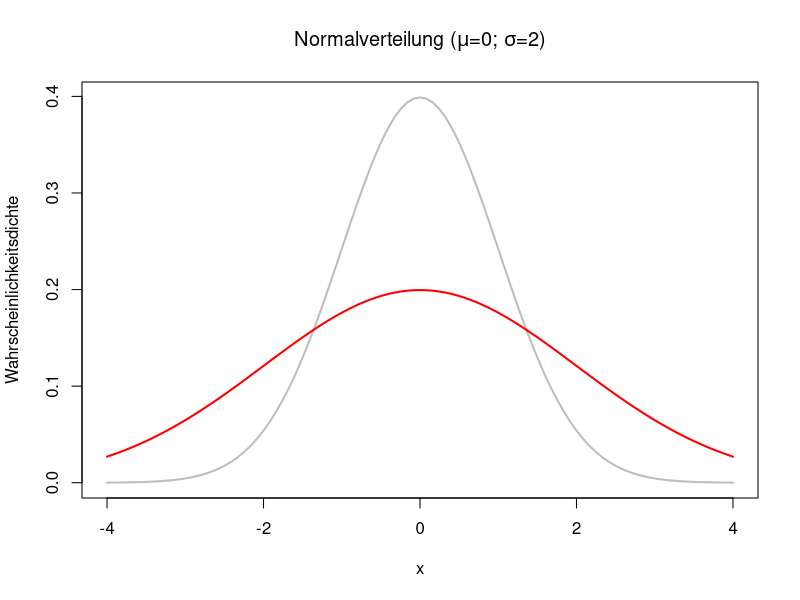

Recreate this plot in R.
# draw standard normal and equation
curve(dnorm(x), from = -4, to = 4, col="grey", ylab = "Wahrscheinlichkeitsdichte", main=expression(paste("Normalverteilung (", mu, "=0; ", sigma, "=2)")), lwd=2)
curve(dnorm(x, mean = 0, sd=2), from = -4, to = 4, col="red", add = TRUE, lwd=2)
            
            
